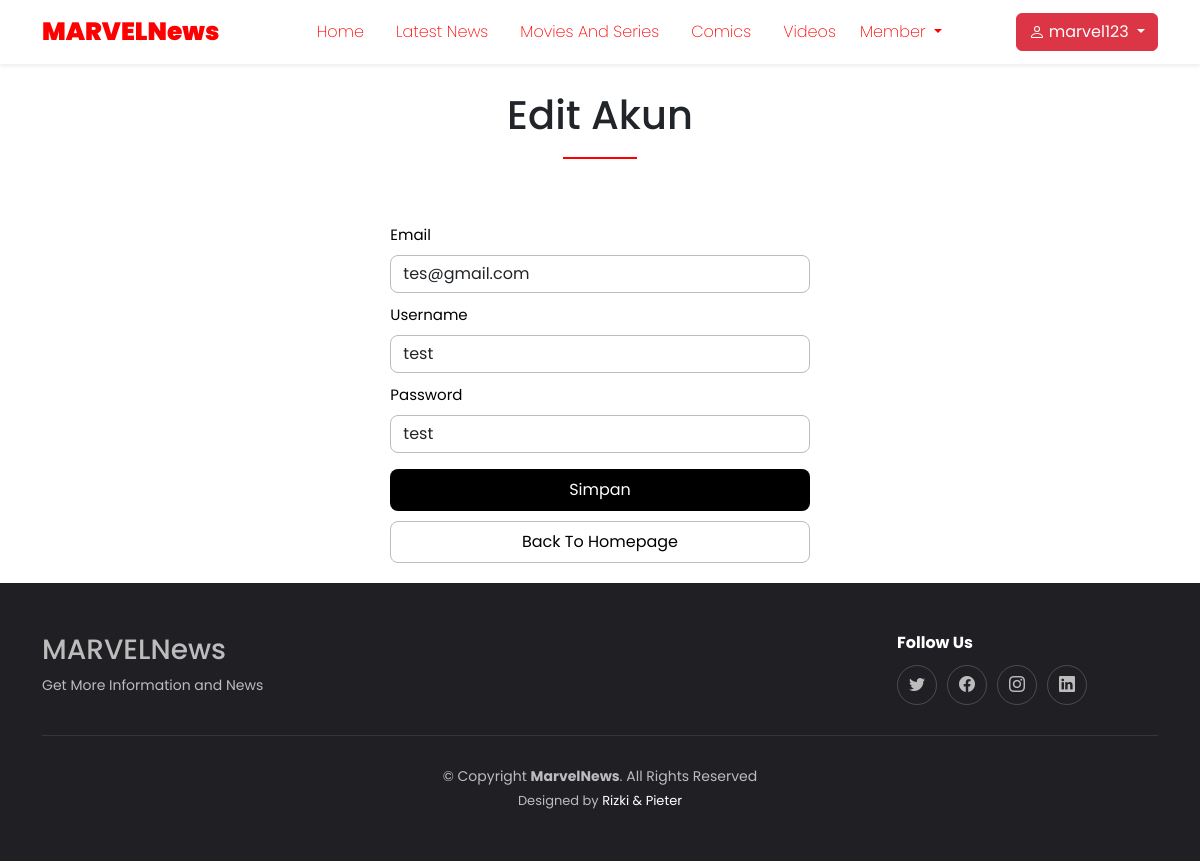
/edit_akun.php?email=tes@gmail.com (signed in), run on the app's committed database.
### tables this page shows
CREATE TABLE `user` (
  `email` varchar(50) NOT NULL,
  `username` varchar(50) NOT NULL,
  `password` varchar(50) NOT NULL
);

### edit_akun.php (the view, shortened to what this page needs)
<!DOCTYPE html>
<html lang="en">
<head>
    <link href="https://cdn.jsdelivr.net/npm/bootstrap@5.2.2/dist/css/bootstrap.min.css" rel="stylesheet"
>
    <link rel="stylesheet" href="css/webstyle.css">
    <link rel="stylesheet" href="css/style.css">
    <link rel="stylesheet" href="https://cdn.jsdelivr.net/npm/bootstrap-icons@1.9.1/font/bootstrap-icons.css">
</head>
<body>
    <?php
    include ('koneksi.php');
    $temp = $_SESSION['email'];
    $data = mysqli_query($connection, "SELECT email FROM user WHERE email = '$temp'");
    $d = mysqli_fetch_array($data);
    $email = $_GET['email'];
    $show = mysqli_query($connection, "SELECT * FROM user WHERE email = '$email'");
    if (mysqli_num_rows($show) == 0) {
        echo '<script>window.history.back()</script>';
    } else {
        $d = mysqli_fetch_assoc($show);
    }
    ?>
    <nav class="navbar navbar-expand-lg navbar-light shadow-sm fixed-top" style="background-color:white ;">
        <div class="container">
            <a class="navbar-brand" href="#">MARVELNews</a>
            <div class="collapse navbar-collapse" id="navbarNav">
                <ul class="navbar-nav mx-auto">
                    <li class="nav-item">
                        <a class="nav-link mx-2" aria-current="page" href="index_logout.php">Home</a>
                    </li>
                    <li class="nav-item">
                        <a class="nav-link mx-2" href="index_logout.php#news">Latest News</a>
                    </li>
                    <li class="nav-item">
                        <a class="nav-link mx-2" href="index_logout.php#movies">Movies And Series</a>
                    </li>
                    <li class="nav-item">
                        <a class="nav-link mx-2" href="index_logout.php#comics">Comics</a>
                    </li>
                    <li class="nav-item">
                        <a class="nav-link mx-2" href="index_logout.php#videos">Videos</a>
                    </li>
                    <li class="nav-item dropdown">
                        <a class="nav-link dropdown-toggle" href="#" role="button" data-bs-toggle="dropdown"
                            aria-expanded="false">
                            Member
                        </a>
                    </li>
                </ul>
            </div>
            <div>
                <div>
                    <div class="dropdown">
                        <button class="btn btn-danger dropdown-toggle" type="button" data-bs-toggle="dropdown"
                            aria-expanded="false">
                            <?php echo $_SESSION['username']; ?>
                        </button>
                    </div>
                </div>
            </div>
    </nav>
    <section id="editakun">
        <div class="container">
            <div class="row text-center mb-1 mt-5">
                <div class="col">
                    <div class="section-headline text-center">
                        <h2>Edit Akun</h2>
                    </div>
                </div>
            </div>
            <div class="row justify-content-evenly  align-items-center">
                <div class="col-md-8">
                    <div class="edit-form h-100">
                        <div class="row justify-content-center align-items-center">
                            <div class="col-7">
                                <div class="edit-data">
                                    <form action="edit_akun_proses.php" method="post">
                                        <label for="email" class="form-label">Email</label>
                                        <input type="text" name="email" class="form-control"
                                            value="<?php echo $d['email']; ?>" required />
                                        <label for="username" class="form-label">Username</label>
                                        <input type="text" name="username" class="form-control"
                                            value="<?php echo $d['username']; ?>" required />
                                        <label for="password" class="form-label">Password</label>
                                        <input type="text" name="password" class="form-control"
                                            value="<?php echo $d['password']; ?>" required />
                                        <input type="submit" name="simpan" value="Simpan" class="update">
                                    </form>
                                    <a href="index_logout.php" style="border: none ;"><button class="back">Back To
                                            Homepage</button></a>
    </section>
    <footer id="footer" class="footer">
        <div class="container">
            <div class="row gy-3">
                <div class="col-lg-3 col-md-6 d-flex">
                    <div>
                        <h3>MARVELNews</h3>
                        <p>
                            Get More Information and News
                        </p>
                    </div>
                </div>
                <div class="col-lg-3 col-md-6">
                </div>
                <div class="col-lg-3 col-md-6">
                </div>
                <div class="col-lg-3 col-md-6 footer-links">
                    <h4>Follow Us</h4>
                    <div class="social-links d-flex">
                        <a href="" class="twitter"><i class="bi bi-twitter"></i></a>
                        <a href="" class="facebook"><i class="bi bi-facebook"></i></a>
                        <a href="" class="instagram"><i class="bi bi-instagram"></i></a>
                        <a href="" class="linkedin"><i class="bi bi-linkedin"></i></a>
                    </div>
                </div>
            </div>
        </div>
        <div class="container">
            <div class="copyright">
                &copy; Copyright <strong><span>MarvelNews</span></strong>. All Rights Reserved
            </div>
            <div class="credits">
                Designed by <a href="#">Rizki & Pieter</a>
            </div>
        </div>
    </footer>
</body>
</html>

### css/webstyle.css (style rules this page uses)
body { font-family: "Poppins", sans-serif; height: 100%; }
section { padding-top: 2.7rem; }
.nav-link { font-weight: 200; color: red; font-size: 16px; }
.navbar-brand { font-size: 25px; font-weight: 900; color: #ff0000; }
.edit-data .back { width: 100%; height: 42px; box-sizing: border-box; background: #ffffff; border: 1px solid #bcbcbc; border-radius: 8px; margin: 10px 0 20px 0; }
.section-headline h2 { display: inline-block; font-size: 40px; font-weight: 500; margin-bottom: 70px; position: relative; text-transform: capitalize; }
.section-headline h2::after { border: 1px solid rgb(253, 0, 0); bottom: -20px; content: ""; left: 0; margin: 0 auto; position: absolute; right: 0; width: 40%; }
.footer { font-size: 14px; background-color: #1f1f24; padding: 50px 0; color: rgba(255, 255, 255, 0.7); }
.footer h4 { font-size: 16px; font-weight: bold; position: relative; padding-bottom: 5px; color: #fff; }
.footer .footer-links { margin-bottom: 30px; }
.footer .social-links a { display: flex; align-items: center; justify-content: center; width: 40px; height: 40px; border-radius: 50%; border: 1px solid rgba(255, 255, 255, 0.2); font-size: 16px; color: rgba(255, 255, 255, 0.7); margin-right: 10px; transition: 0.3s; }
.footer .copyright { text-align: center; padding-top: 30px; border-top: 1px solid rgba(255, 255, 255, 0.1); }
.footer .credits { padding-top: 4px; text-align: center; font-size: 13px; }
.footer .credits a { color: #fff; text-decoration: none; }

### css/style.css (style rules this page uses)
body { font-family: "Poppins", sans-serif; height: 100%; }
section { padding-top: 2.7rem; }
.section-headline h2 { display: inline-block; font-size: 40px; font-weight: 500; margin-bottom: 70px; position: relative; text-transform: capitalize; }
.section-headline h2::after { border: 1px solid rgb(253, 0, 0); bottom: -20px; content: ""; left: 0; margin: 0 auto; position: absolute; right: 0; width: 40%; }
.edit-data label { text-align: left; font-style: normal; font-weight: 400; font-size: 15px; line-height: 24px; margin-top: 10px; color: #000000; }
.edit-data input { box-sizing: border-box; background: #ffffff; border: 1px solid #bcbcbc; border-radius: 8px; }
.edit-data .update { width: 100%; height: 42px; color: white; background: #000000; border-radius: 8px; border: none; }
.edit-data .back { width: 100%; height: 42px; box-sizing: border-box; background: #ffffff; border: 1px solid #bcbcbc; border-radius: 8px; margin: 10px 0 20px 0; }

### data on the page
user: email "tes@gmail.com", username "test", password "test"

### other printed values
$_SESSION['username'] "marvel123"
